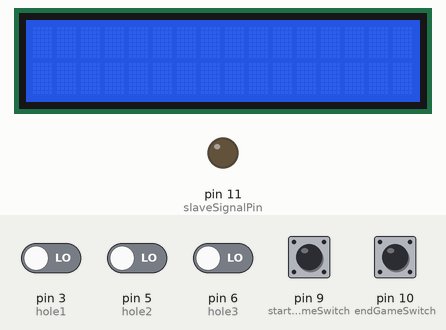
Bench run of a sketch on a simulated Arduino Uno, built with avr-gcc and run on an emulated ATmega328P. On the bench: 16×2 character LCD, output pins drawn as LEDs (lit = HIGH). Inputs (shaded band) come from the test bench; at power-on: pin 9 (startGameSwitch), pin 10 (endGameSwitch) HIGH, pin 3 (hole1), pin 5 (hole2), pin 6 (hole3) LOW. What the sketch prints to the serial monitor is not drawn.

Above: at 1.2 s.
1.3 s: pin 9 (startGameSwitch) pulled LOW for 0.15 s
At 2.5 s:
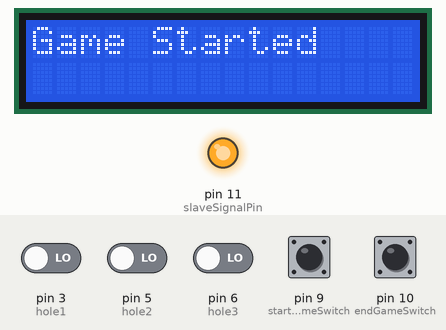
2.9 s: pin 3 (hole1) driven HIGH
At 3.4 s:
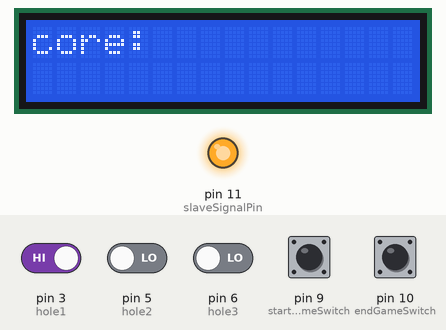
4.4 s: pin 5 (hole2) driven HIGH
At 5.6 s:
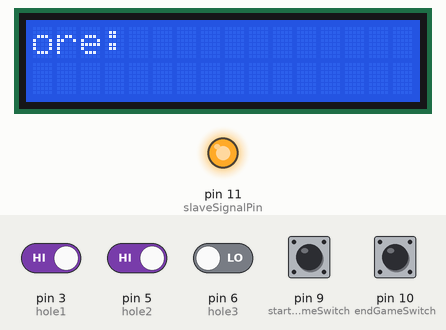
5.9 s: pin 6 (hole3) driven HIGH
At 6.8 s:
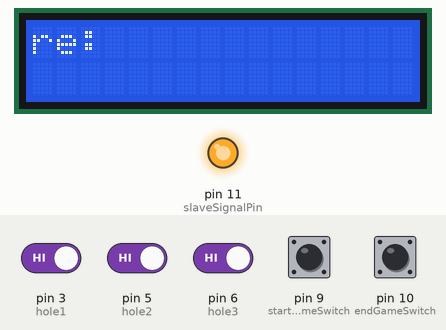
7.4 s: pin 10 (endGameSwitch) pulled LOW for 0.15 s
At 8.1 s:
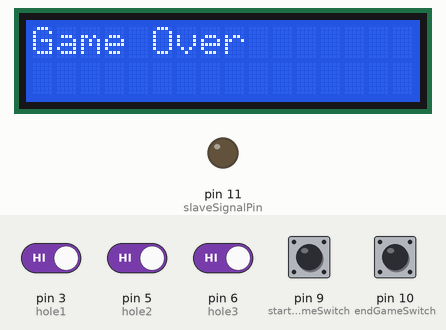
9.0 s: pin 9 (startGameSwitch) pulled LOW for 1 s
At 9.5 s:
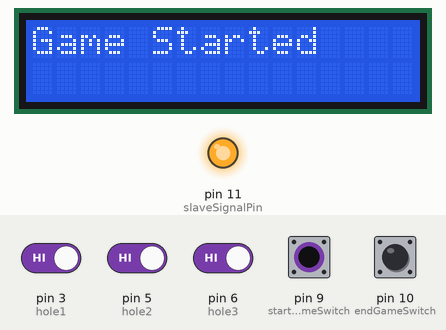
Timing chart, 0 to 12.0 s (numbered marks = the images above; inputs shaded):
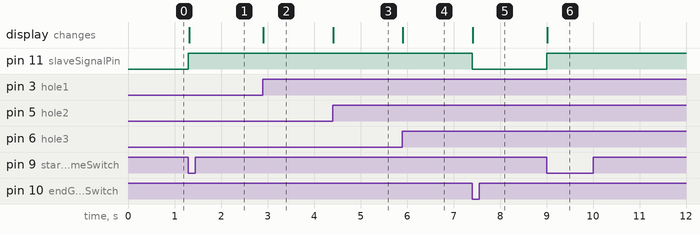

Measured:
- after the input at 1.3 s, pin 11 (slaveSignalPin): LOW → HIGH at once; the display: changes at once (image 1)
- after the input at 2.9 s, the display: changes at once (image 2)
- after the input at 4.4 s, the display: changes at once (image 3)
- after the input at 5.9 s, the display: changes at once (image 4)
- after the input at 7.4 s, pin 11 (slaveSignalPin): HIGH → LOW at once; the display: changes at once (image 5)
- after the input at 9.0 s, pin 11 (slaveSignalPin): LOW → HIGH at once; the display: changes at once (image 6)

The sketch:

pinball.ino
```cpp
#include <Wire.h>
#include <Adafruit_RGBLCDShield.h>
#include <utility/Adafruit_MCP23017.h>

Adafruit_RGBLCDShield lcd = Adafruit_RGBLCDShield();

//Pin hole tests
const int hole1 = 3;
const int hole2 = 5;
const int hole3 = 6;

const int startGameSwitch = 9;
const int endGameSwitch = 10;
const int slaveSignalPin = 11; //will be used to output a signal to a slave board controlling the lights

int stateOfPin1 = 0;
int prevState1  = 0;

int stateOfPin2 = 0;
int prevState2  = 0;

int stateOfPin3 = 0;
int prevState3  = 0;

boolean isRunning = false;


const int LED1 = 7;

int score = 0;

void setup() {
  // put your setup code here, to run once:
  pinMode(hole1,INPUT);
  pinMode(hole2,INPUT);
  pinMode(hole3,INPUT);
  pinMode(startGameSwitch,INPUT_PULLUP);
  pinMode(endGameSwitch,INPUT_PULLUP);
  pinMode(slaveSignalPin,OUTPUT);
  Serial.begin(9600);
  lcd.begin(16, 2);
  lcd.clear();
  lcd.setCursor(0,0);
}

void print(String str){
  lcd.clear();
  lcd.setCursor(0,0);
  lcd.print(str);
}

void loop() {
  // put your main code here, to run repeatedly:

  //Start Game Limit Switch
  if (digitalRead(startGameSwitch) == LOW) {
    isRunning = true;
    digitalWrite(slaveSignalPin, 1); //sends a signal to the slave board to start the lights
    lcd.clear();
    lcd.setCursor(0,0);
    print("Game Started");
  }

  //End Game Limit switch
  if (digitalRead(endGameSwitch) == LOW) {
    isRunning = false;
    digitalWrite(slaveSignalPin, 0);
    print("Game Over");
  }

  if (isRunning) {
    stateOfPin1 = digitalRead(hole1);
    stateOfPin2 = digitalRead(hole2);
    stateOfPin3 = digitalRead(hole3);
    if(stateOfPin1 != prevState1 || stateOfPin2 != prevState2 || stateOfPin3 != prevState3){
      if(stateOfPin1 == HIGH || stateOfPin2 == HIGH || stateOfPin3 == HIGH){
        score++;
        print("Score: "+score);
        Serial.println(score);
      }
      else{
        Serial.println("OFF");
      }
      //delay(500);
      prevState1 = stateOfPin1;
      prevState2 = stateOfPin2;
      prevState3 = stateOfPin3;
    }
  }
}

void startLED(){

}

void startGame(){

}

void endGame(){

}
```
